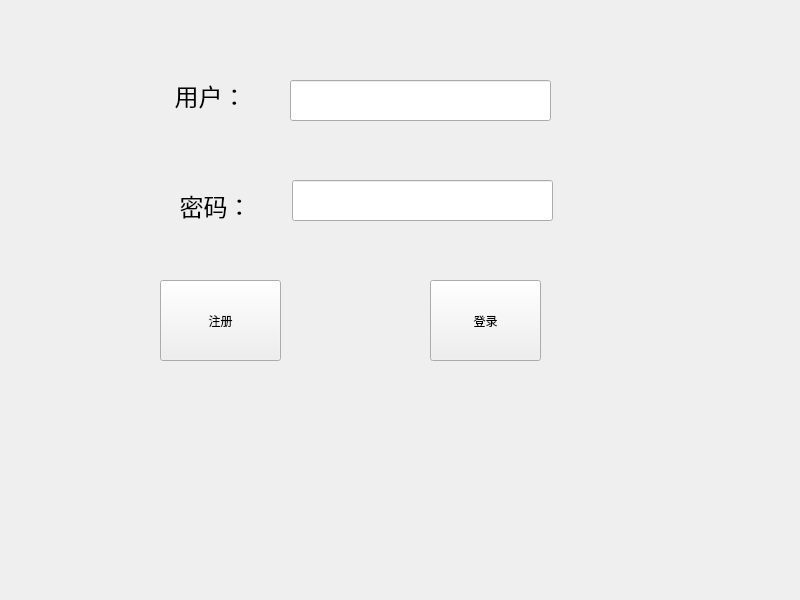
<?xml version="1.0" encoding="UTF-8"?>
<ui version="4.0">
 <class>Widget</class>
 <widget class="QWidget" name="Widget">
  <property name="geometry">
   <rect>
    <x>0</x>
    <y>0</y>
    <width>800</width>
    <height>600</height>
   </rect>
  </property>
  <property name="windowTitle">
   <string>Widget</string>
  </property>
  <widget class="QLabel" name="label">
   <property name="geometry">
    <rect>
     <x>140</x>
     <y>30</y>
     <width>141</width>
     <height>131</height>
    </rect>
   </property>
   <property name="text">
    <string>&lt;html&gt;&lt;head/&gt;&lt;body&gt;&lt;p align=&quot;center&quot;&gt;&lt;span style=&quot; font-size:18pt;&quot;&gt;用户：&lt;/span&gt;&lt;/p&gt;&lt;/body&gt;&lt;/html&gt;</string>
   </property>
  </widget>
  <widget class="QLabel" name="label_2">
   <property name="geometry">
    <rect>
     <x>150</x>
     <y>120</y>
     <width>131</width>
     <height>171</height>
    </rect>
   </property>
   <property name="text">
    <string>&lt;html&gt;&lt;head/&gt;&lt;body&gt;&lt;p align=&quot;center&quot;&gt;&lt;span style=&quot; font-size:18pt;&quot;&gt;密码：&lt;/span&gt;&lt;/p&gt;&lt;/body&gt;&lt;/html&gt;</string>
   </property>
  </widget>
  <widget class="QLineEdit" name="userLineEdit">
   <property name="geometry">
    <rect>
     <x>290</x>
     <y>80</y>
     <width>261</width>
     <height>41</height>
    </rect>
   </property>
  </widget>
  <widget class="QLineEdit" name="passwdLineEdit">
   <property name="geometry">
    <rect>
     <x>292</x>
     <y>180</y>
     <width>261</width>
     <height>41</height>
    </rect>
   </property>
  </widget>
  <widget class="QPushButton" name="registerButton">
   <property name="geometry">
    <rect>
     <x>160</x>
     <y>280</y>
     <width>121</width>
     <height>81</height>
    </rect>
   </property>
   <property name="text">
    <string>注册</string>
   </property>
  </widget>
  <widget class="QPushButton" name="loginButton">
   <property name="geometry">
    <rect>
     <x>430</x>
     <y>280</y>
     <width>111</width>
     <height>81</height>
    </rect>
   </property>
   <property name="text">
    <string>登录</string>
   </property>
  </widget>
 </widget>
 <resources/>
 <connections/>
</ui>
